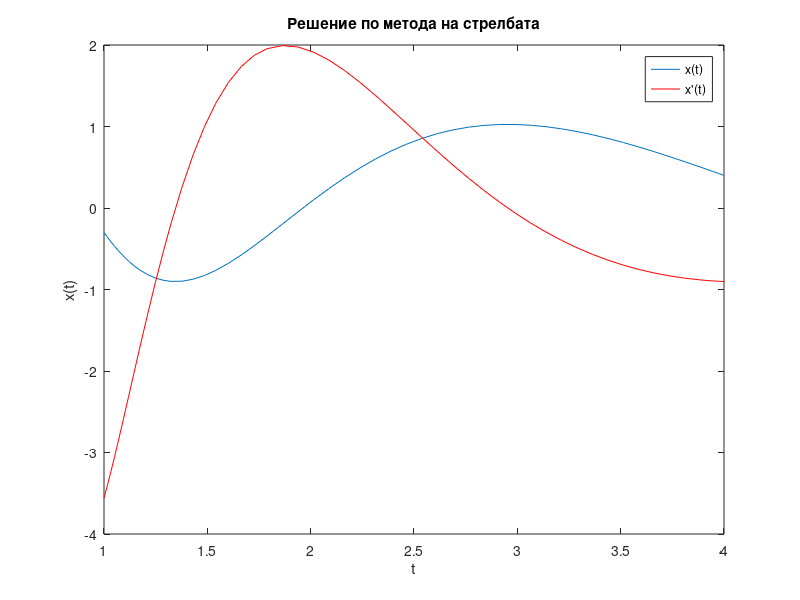

The MATLAB script that drew this image:
function fourthTask
t0=0;
t0=fsolve(@function1,t0);
x0=[-0.3,t0];
[t,x]=ode45(@function2,[1,4],x0);
figure(4),plot(t,x(:,1),t,x(:,2),'r')
xlabel('t');
ylabel('x(t)');
legend('x(t)',"x'(t)", 'Location', 'best');
title('Решение по метода на стрелбата');
end

function f=function1(x)
x0=[-0.3,x];
[t,x]=ode45(@function2,[1,4],x0);
n=length(t);
f=x(n,1)-0.4;
end

function dx=function2(t,x)
dx(1,1)=x(2);
dx(2,1)=sin(1/t^2)-(16/t^2)*x(1)-(x(2)/t);
end

